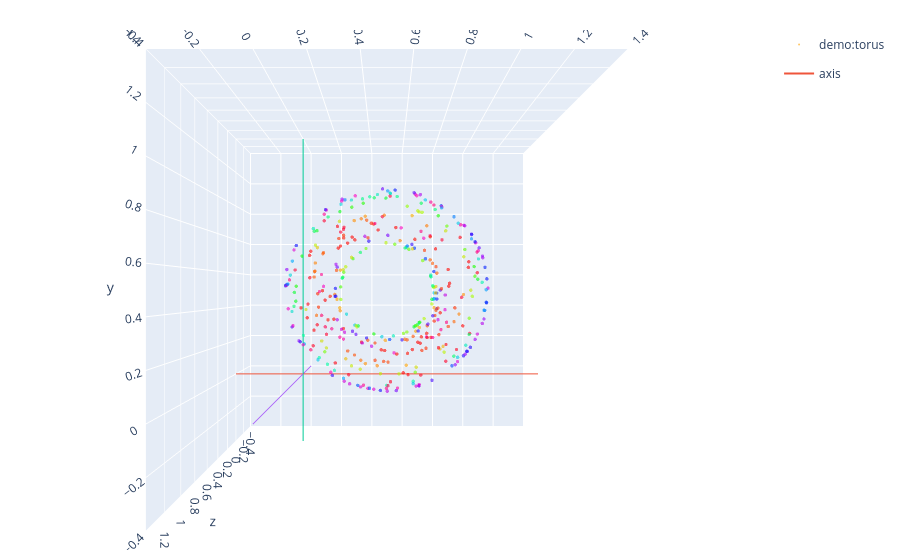

Notebook cell for this chart:
### Markdown cell above
## 2. Pick an active dataset

We default to a demo torus. Switch `ACTIVE` to any selector above; if the data
is not available locally we fall back to the demo shape so the notebook keeps
running.

### Code cell
ACTIVE = "demo:torus"
DATADIR = catalogue.get(ACTIVE)
N_POINTS = 400

try:
    points = datasets.get_dataset_points(ACTIVE, datadir=DATADIR,
                                         n_points=N_POINTS, normalize=True)
except (FileNotFoundError, AssertionError, ValueError) as err:
    print(f"Could not load {ACTIVE!r} ({err}); falling back to demo:torus.")
    ACTIVE, DATADIR = "demo:torus", None
    points = datasets.get_dataset_points(ACTIVE, n_points=N_POINTS, normalize=True)

print("active dataset:", ACTIVE)
print("point cloud shape:", points.shape)
plot_point_clouds([points], names=[ACTIVE], colors=["fancy"])

### Figure 1 — Plotly figure (JSON) as saved in the notebook; plotly's stock layout.template omitted (floating-point values rounded to 4 significant figures; data arrays with more than 128 entries replaced by an {"elided": "..."} marker saying what was removed)
{"data": [{"marker": {"color": {"elided": "400 float values"}, "colorscale": [[0.0, "#ff0000"], [0.1111, "#ffa700"], [0.2222, "#afff00"], [0.3333, "#08ff00"], [0.4444, "#00ff9f"], [0.5556, "#00b7ff"], [0.6667, "#0010ff"], [0.7778, "#9700ff"], [0.8889, "#ff00bf"], [1.0, "#ff0000"]], "opacity": 0.6, "size": 2, "symbol": "circle"}, "mode": "markers", "name": "demo:torus", "type": "scatter3d", "x": {"elided": "400 float values"}, "y": {"elided": "400 float values"}, "z": {"elided": "400 float values"}}, {"legendgroup": "axis", "mode": "lines", "name": "axis", "showlegend": true, "type": "scatter3d", "x": [-0.4, 1.4], "y": [0, 0], "z": [0, 0]}, {"legendgroup": "axis", "mode": "lines", "name": "axis", "showlegend": false, "type": "scatter3d", "x": [0, 0], "y": [-0.4, 1.4], "z": [0, 0]}, {"legendgroup": "axis", "mode": "lines", "name": "axis", "showlegend": false, "type": "scatter3d", "x": [0, 0], "y": [0, 0], "z": [-0.4, 1.4]}], "layout": {"margin": {"b": 10, "l": 10, "r": 10, "t": 30}, "scene": {"aspectmode": "cube", "camera": {"center": {"x": 0, "y": 0, "z": 0}, "eye": {"x": 0, "y": 0, "z": 1.8}, "projection": {"type": "perspective"}, "up": {"x": 0, "y": 1, "z": 0}}, "xaxis": {"range": [-0.4, 1.4]}, "yaxis": {"range": [-0.4, 1.4]}, "zaxis": {"range": [-0.4, 1.4]}}}}
